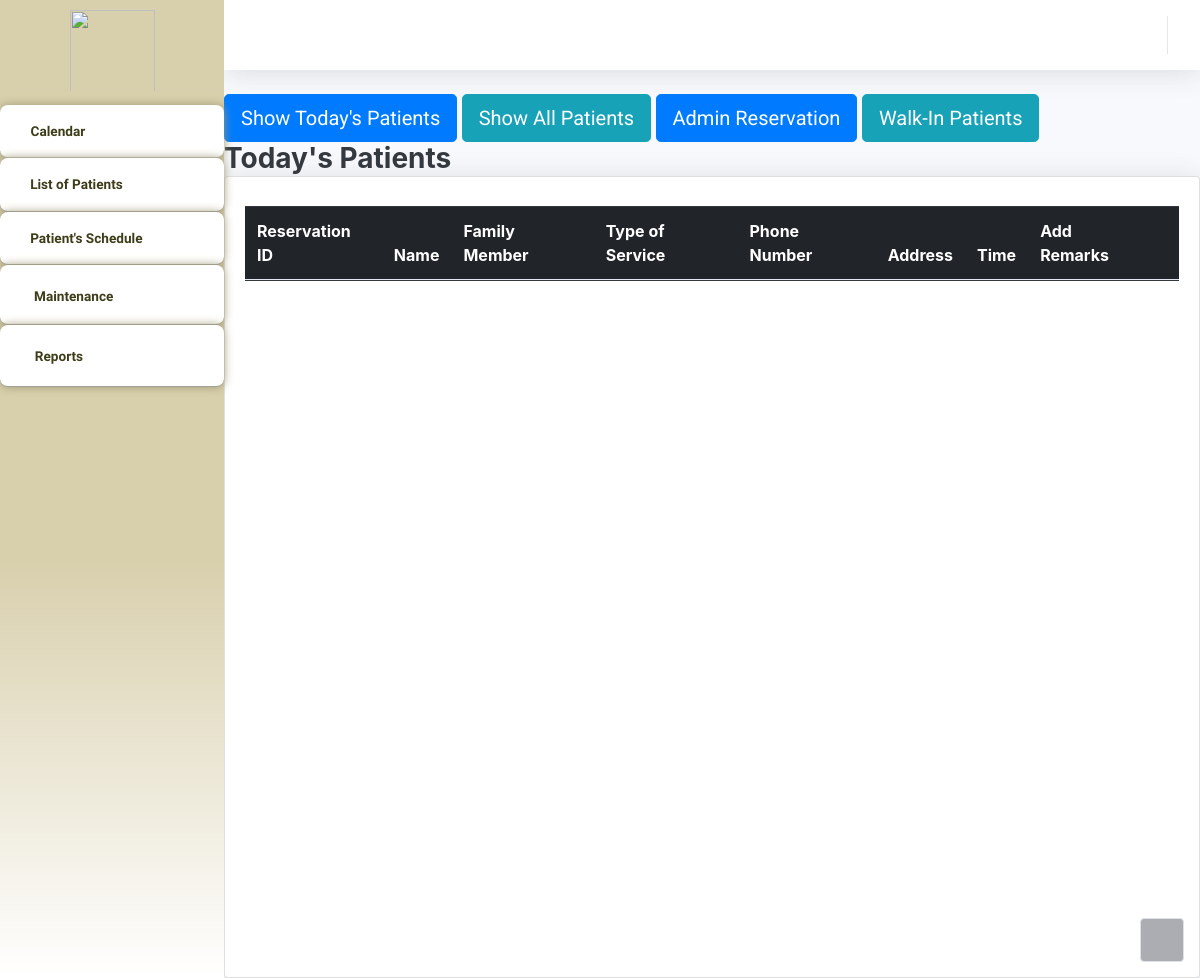
Before: /Thesis1/Admin/patientstoday.php with the older database file.
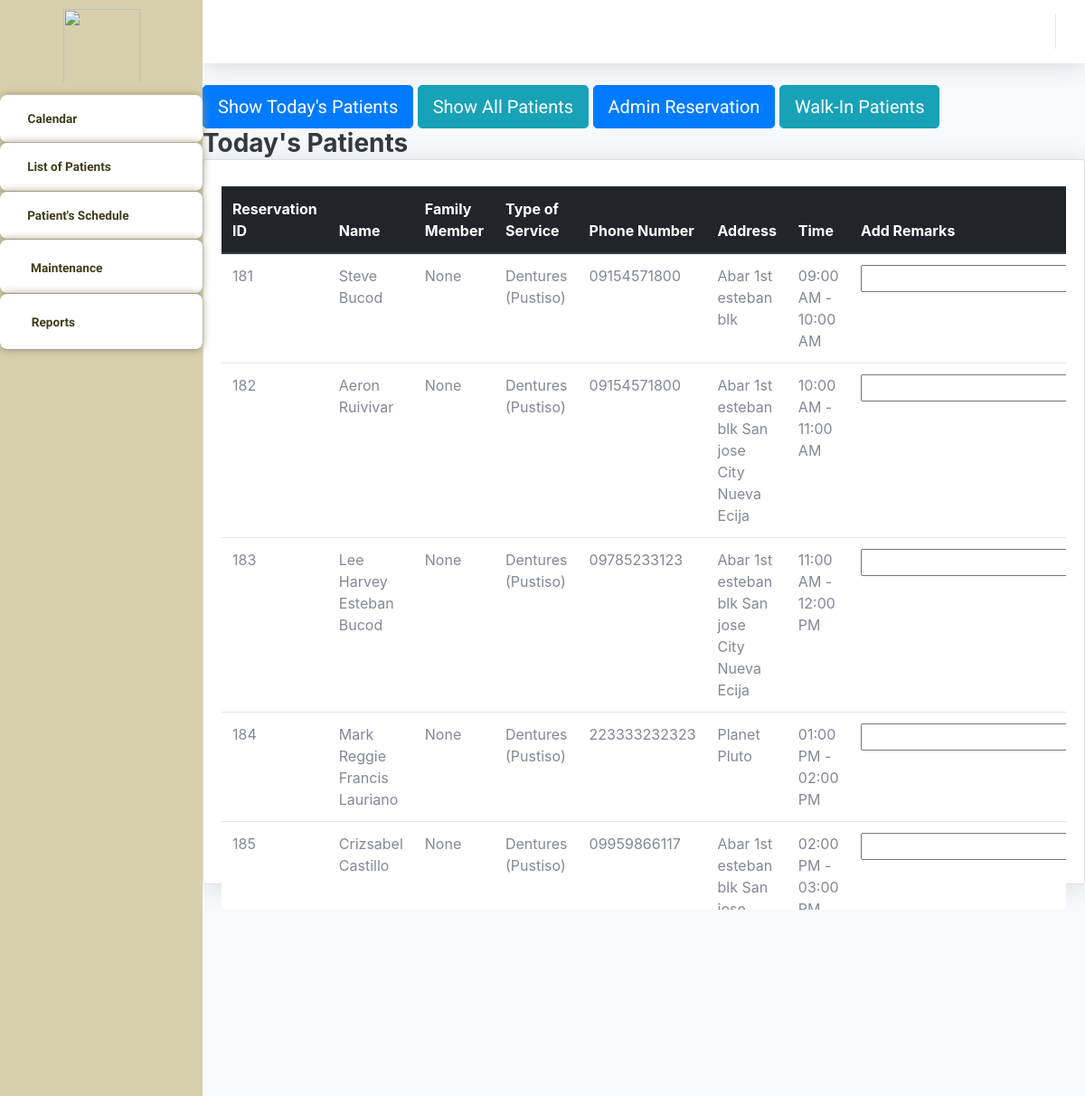
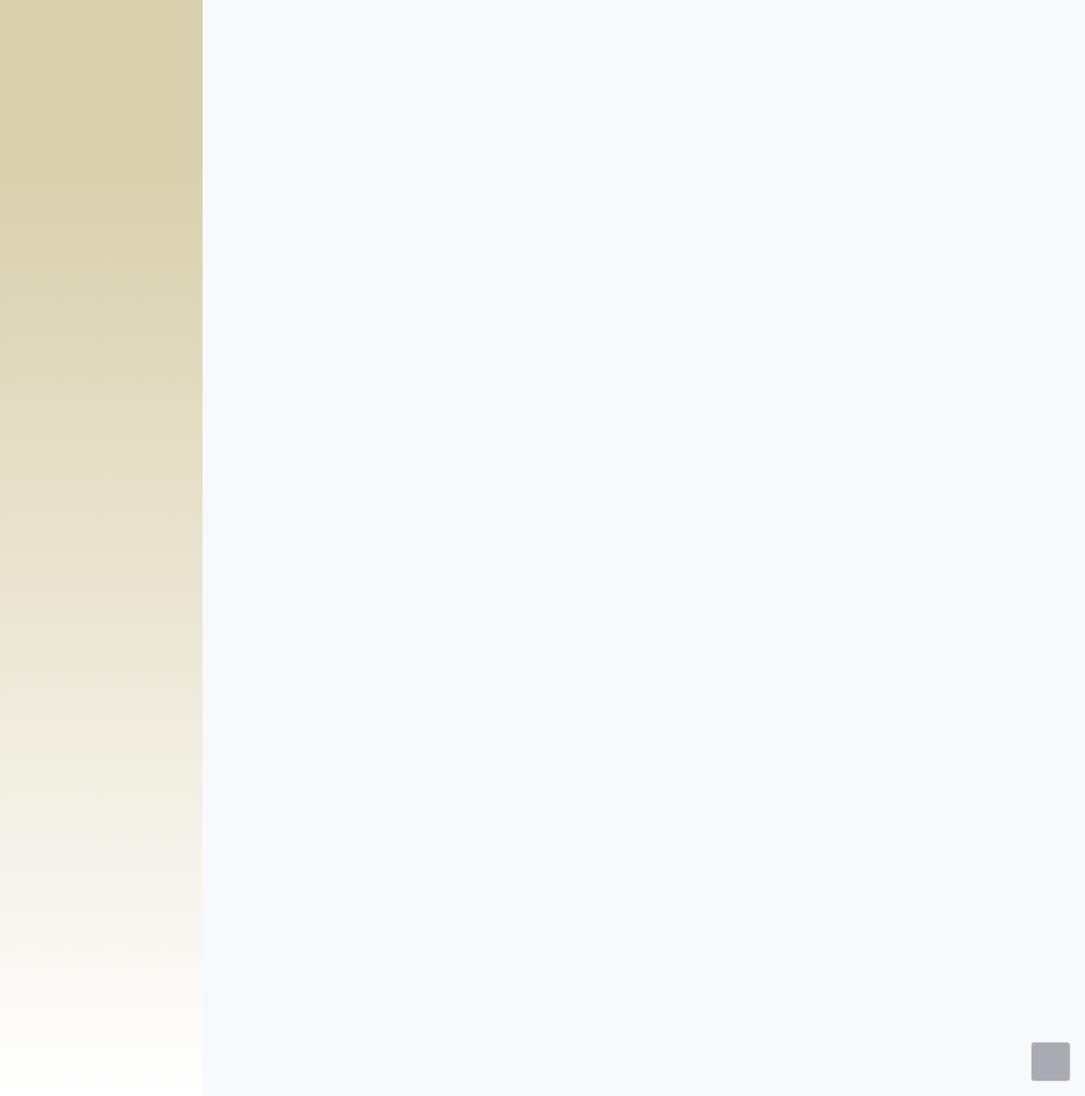
After: the same page with the newer database file (2 pictures, top to bottom).
### tables this page shows
CREATE TABLE `bookinglog` (
  `resID` int(11) NOT NULL,
  `userID` int(11) NOT NULL,
  `serviceName` varchar(255) NOT NULL,
  `date` date NOT NULL,
  `timeslot` varchar(255) NOT NULL,
  `remarks` varchar(255) NOT NULL,
  `admin_remarks` varchar(255) NOT NULL DEFAULT 'None',
  `walk_in_name` varchar(255) NOT NULL DEFAULT 'None',
  `status` varchar(255) NOT NULL,
  `FamMemberName` varchar(255) NOT NULL DEFAULT 'N/A',
  `confirmationHash` varchar(255) NOT NULL,
  `timestamp` timestamp NOT NULL DEFAULT current_timestamp() ON UPDATE current_timestamp(),
  `totalServicePay` int(11) NOT NULL
);

CREATE TABLE `patients_user` (
  `userID` int(11) NOT NULL,
  `Email` varchar(255) NOT NULL,
  `Name` varchar(255) NOT NULL,
  `Address` varchar(255) NOT NULL,
  `PhoneNumber` varchar(255) NOT NULL,
  `Password` varchar(55) NOT NULL,
  `Hash` varchar(255) NOT NULL,
  `Access` varchar(25) NOT NULL,
  `Active` int(11) NOT NULL DEFAULT 0,
  `profilePic` varchar(255) NOT NULL,
  `last_activity` timestamp NOT NULL DEFAULT current_timestamp() ON UPDATE current_timestamp(),
  `activation_timestamp` timestamp NOT NULL DEFAULT current_timestamp(),
  `ForgotPass` varchar(255) NOT NULL,
  `forgot_expiration` timestamp NULL DEFAULT NULL
);

### Thesis1/Admin/patientstoday.php (the view, shortened to what the changed rows need)
<?php
$con = connection();
$todaysDate = date("Y-m-d");
$headerToday = ["Reservation ID", "Name", "Family Member", "Type of Service", "Phone Number", "Address", "Time", "Add Remarks"];
$header = $headerToday;
$retrieveQuery = "SELECT bookinglog.resID, bookinglog.serviceName, patients_user.Name, bookinglog.date, patients_user.PhoneNumber, patients_user.Email, patients_user.Address, bookinglog.timeslot,bookinglog.admin_remarks, bookinglog.walk_in_name,bookinglog.FamMemberName
        FROM bookinglog
        INNER JOIN patients_user ON bookinglog.userID = patients_user.userID
        WHERE status = 'Pending' AND DATE(bookinglog.date) = '$todaysDate'";
?>
<!DOCTYPE html>
<html lang="en">
<head>
    <link rel="stylesheet" href="assets/bootstrap/css/bootstrap.min.css">
    <link rel="stylesheet" href="assets/fonts/fontawesome-all.min.css">
    <link rel="stylesheet" href="assets/fonts/ionicons.min.css">
    <link rel="stylesheet" href="assets/css/aguilaraldo1_section_contact.css">
    <link rel="stylesheet" href="assets/css/Availability---Manage-availability-bookings-appointments_v1.css">
    <link rel="stylesheet" href="assets/css/Basic-Footer.css">
    <link rel="stylesheet" href="assets/css/Black-Navbar.css">
    <link rel="stylesheet" href="assets/css/Block-Responsive-Item-List.css">
    <link rel="stylesheet" href="assets/css/Bootstrap-Calendar.css">
    <link rel="stylesheet" href="assets/css/carousel-circulo.css">
    <link rel="stylesheet" href="assets/css/Carousel-Hero-1.css">
    <link rel="stylesheet" href="assets/css/Carousel-Hero.css">
    <link rel="stylesheet" href="assets/css/Diagonal-div-section.css">
    <link rel="stylesheet" href="assets/css/Feature-Section-MD.css">
    <link rel="stylesheet" href="https://djpsoftwarecdn.azureedge.net/availabilitycss-v1/availability.min.css">
    <link rel="stylesheet" href="assets/css/Login-Form-Basic-icons.css">
    <link rel="stylesheet" href="assets/css/Ultimate-Event-Calendar.css">
    <link rel="stylesheet" href="assets/bootstrap/css/bootstrap.min.css">
    <link rel="stylesheet" href="assets/fonts/fontawesome-all.min.css">
    <link rel="stylesheet" href="assets/css/aguilaraldo1_section_contact.css">
    <link rel="stylesheet" href="assets/css/Basic-Footer.css">
    <link rel="stylesheet" href="assets/css/Black-Navbar.css">
    <link rel="stylesheet" href="assets/css/Block-Responsive-Item-List.css">
    <link rel="stylesheet" href="assets/css/Bootstrap-Calendar.css">
    <link rel="stylesheet" href="assets/css/carousel-circulo.css">
    <link rel="stylesheet" href="assets/css/Carousel-Hero-1.css">
    <link rel="stylesheet" href="assets/css/Carousel-Hero.css">
    <link rel="stylesheet" href="assets/css/Diagonal-div-section.css">
    <link rel="stylesheet" href="assets/css/Feature-Section-MD.css">
    <link rel="stylesheet" href="assets/css/Login-Form-Basic-icons.css">
    <link rel="stylesheet" href="assets/css/Ultimate-Event-Calendar.css">
</head>
<body id="page-top">
    <div id="wrapper">
        <div class="d-flex flex-column" id="content-wrapper">
            <div id="content">
        <div class="card shadow">
            <div class="card-body" style="height: 800px;">
                <div class="table-responsive table mt-2" id="dataTable" role="grid" aria-describedby="dataTable_info" style="height: 800px;">
                    <table class="table my-0" id="dataTable">
                      <thead class="thead-dark">
                        <tr>
                            <?php
                            foreach ($header as $column) {
                                echo "<th>$column</th>";
                            }
                            ?>
                            <th></th>
                        </tr>
                    </thead>
                        <tbody>
                           <?php
                                    $result =  $con->query($retrieveQuery);
                                    while ($row = mysqli_fetch_assoc($result)) {
                                        echo '<tr>';
                                        foreach ($header as $column) {
                                            switch ($column) {
                                                case "Reservation ID":
                                                    echo '<td>' . $row['resID'] . '</td>';
                                                    break;
                                                case "Name":
                                                    echo '<td>' . $row['Name'] . '</td>';
                                                    break;
                                                case "Type of Service":
                                                    echo '<td>' . $row['serviceName'] . '</td>';
                                                    break;
                                                case "Phone Number":
                                                    echo '<td>' . $row['PhoneNumber'] . '</td>';
                                                    break;
                                                case "Address":
                                                    echo '<td>' . $row['Address'] . '</td>';
                                                    break;
                                                case "Time":
                                                    echo '<td>' . $row['timeslot'] . '</td>';
                                                    break;
                                                case "Family Member":
                                                    echo '<td>' . $row['FamMemberName'] . '</td>';
                                                    break;
                                                case "Add Remarks":
                                                    echo '<td>
                                                            <input type="text" class="inputField" id="inputField' . $row['resID'] . '">
                                                        </td>';
                                                    break;
                                            }
                                        }
                                        echo '</tr>';
                                    }
                                    ?>
                        </tbody>
                    </table>
                </div>
            </div>
        </div>
    </div>
        </div><a class="border rounded d-inline scroll-to-top" href="#page-top"><i class="fas fa-angle-up"></i></a>
    </div>
    <link rel="stylesheet" href="https://cdn.jsdelivr.net/npm/bootstrap@4.0.0/dist/css/bootstrap.min.css">
</body>
</html>

Changed rows visible on the page:
added bookinglog: resID "181", userID.Name "Steve Bucod", FamMemberName "None", serviceName "Dentures (Pustiso)", userID.PhoneNumber "09154571800", userID.Address "Abar 1st esteban blk", timeslot "09:00 AM - 10:00 AM"
added bookinglog: resID "182", userID.Name "Aeron Ruivivar", FamMemberName "None", serviceName "Dentures (Pustiso)", userID.PhoneNumber "09154571800", userID.Address "Abar 1st esteban blk San jose City Nueva Ecija", timeslot "10:00 AM - 11:00 AM"
added bookinglog: resID "183", userID.Name "Lee Harvey Esteban Bucod", FamMemberName "None", serviceName "Dentures (Pustiso)", userID.PhoneNumber "09785233123", userID.Address "Abar 1st esteban blk San jose City Nueva Ecija", timeslot "11:00 AM - 12:00 PM"
added bookinglog: resID "184", userID.Name "Mark Reggie Francis Lauriano", FamMemberName "None", serviceName "Dentures (Pustiso)", userID.PhoneNumber "223333232323", userID.Address "Planet Pluto", timeslot "01:00 PM - 02:00 PM"
added bookinglog: resID "185", userID.Name "Crizsabel Castillo", FamMemberName "None", serviceName "Dentures (Pustiso)", userID.PhoneNumber "09959866117", userID.Address "Abar 1st esteban blk San…", timeslot "02:00 PM - 03:00…"
